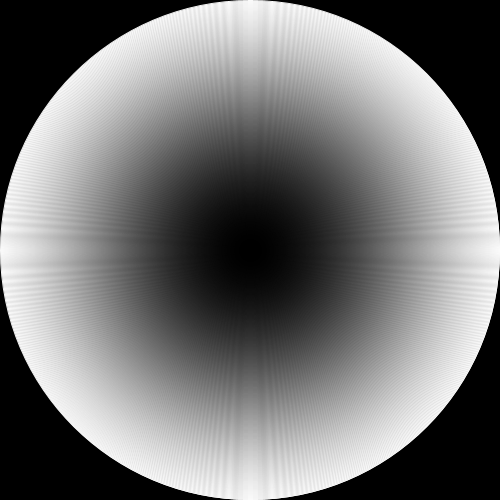
Frame 1 (no input)
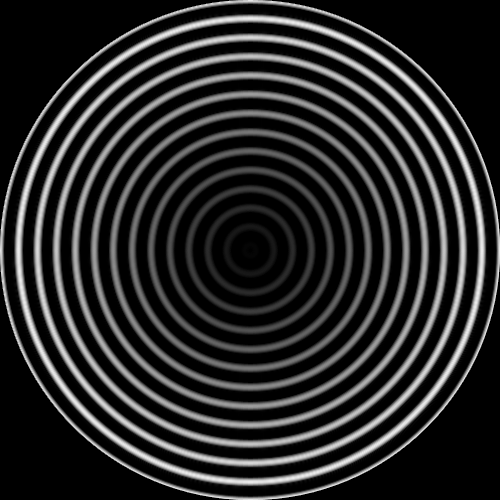
Frame 60 (the mouse pressed at the canvas centre just before this capture)
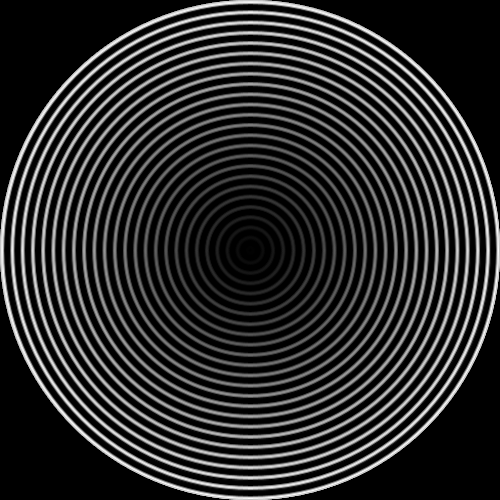
Frame 120 (the mouse held since frame 60 and released just before this capture)

The Processing sketch that drew these frames (run headless with seeded random() and noise(); from frame 60 on, the mouse is pressed at the canvas centre):

// Processing sketch: gradientCirclesHipnosis
// ── gradientCirclesHipnosis.pde
float radius;

void setup() {
  size(500, 500);
  radius = width/2;
  background(0);
}

void draw() {
  float time = float(millis())/500;
  for (int i = 0; i < radius*2; i++) {
    noFill();
    stroke(map(i, 0, radius*2, 0, 255*sin(i*0.01*time)));
    ellipse(width/2, height/2, i, i);
  }
}
